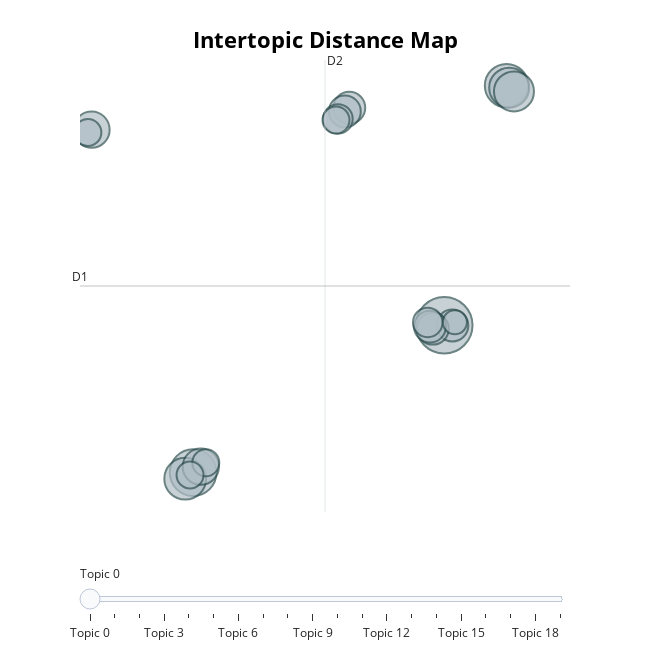

This figure's notebook cell:
### Code cell
fig2 = topic_model.visualize_topics()
fig2.show()

fig2.write_html("outputs/P03_figure_3.html")

### Figure 1 — Plotly figure (JSON) as saved in the notebook; plotly's stock layout.template omitted (floating-point values rounded to 4 significant figures)
{"data": [{"customdata": [[0, "states | government | united | congress | public", 22], [1, "states | government | united | congress | department", 15], [2, "america | world | new | years | american", 13], [3, "states | government | united | congress | public", 12], [4, "world | new | economic | program | federal", 11], [5, "world | nations | soviet | peace | economic", 11], [6, "government | states | law | united | congress", 9], [7, "government | great | work | law | public", 9], [8, "states | united | government | constitution | congress", 7], [9, "government | states | public | general | united", 7], [10, "jobs | america | thats | new | lets", 7], [11, "america | people | new | americans | help", 7], [12, "government | states | war | mexico | united", 7], [13, "america | people | new | tonight | years", 6], [14, "public | states | proper | great | united", 6], [15, "america | americans | tonight | people | american", 5], [16, "states | government | united | law | statute", 5], [17, "national | federal | reduction | public | ought", 5], [18, "states | government | united | country | congress", 5], [19, "information | provision | public | united | proper", 4]], "hovertemplate": "<b>Topic %{customdata[0]}</b><br>%{customdata[1]}<br>Size: %{customdata[2]}", "legendgroup": "", "marker": {"color": "#B0BEC5", "line": {"color": "DarkSlateGrey", "width": 2}, "size": [22, 15, 13, 12, 11, 11, 9, 9, 7, 7, 7, 7, 7, 6, 6, 5, 5, 5, 5, 4], "sizemode": "area", "sizeref": 0.01375, "symbol": "circle"}, "mode": "markers", "name": "", "orientation": "v", "showlegend": false, "type": "scatter", "x": [16.72, 2.902, 20.15, 2.466, 20.29, 20.55, 3.321, -2.687, 17.16, 16.09, 11.49, 11.25, 15.93, 10.87, 15.81, 10.76, 3.598, -2.889, 2.731, 17.3], "xaxis": "x", "y": [-4.865, -15.35, 12.19, -15.79, 12.05, 11.78, -14.93, 9.06, -4.881, -5.104, 10.62, 10.36, -4.958, 9.823, -4.664, 9.743, -14.66, 8.858, -15.52, -4.647], "yaxis": "y"}], "layout": {"annotations": [{"showarrow": false, "text": "D1", "x": -3.322, "y": -2.069, "yshift": 10}, {"showarrow": false, "text": "D2", "x": 10.16, "xshift": 10, "y": 14.02}], "height": 650, "hoverlabel": {"bgcolor": "white", "font": {"family": "Rockwell", "size": 16}}, "legend": {"itemsizing": "constant", "tracegroupgap": 0}, "margin": {"t": 60}, "shapes": [{"line": {"color": "#CFD8DC", "width": 2}, "type": "line", "x0": 10.16, "x1": 10.16, "y0": -18.16, "y1": 14.02}, {"line": {"color": "#9E9E9E", "width": 2}, "type": "line", "x0": -3.322, "x1": 23.63, "y0": -2.069, "y1": -2.069}], "sliders": [{"active": 0, "pad": {"t": 50}, "steps": [{"args": [{"marker.color": [["red", "#B0BEC5", "#B0BEC5", "#B0BEC5", "#B0BEC5", "#B0BEC5", "#B0BEC5", "#B0BEC5", "#B0BEC5", "#B0BEC5", "#B0BEC5", "#B0BEC5", "#B0BEC5", "#B0BEC5", "#B0BEC5", "#B0BEC5", "#B0BEC5", "#B0BEC5", "#B0BEC5", "#B0BEC5"]]}], "label": "Topic 0", "method": "update"}, {"args": [{"marker.color": [["#B0BEC5", "red", "#B0BEC5", "#B0BEC5", "#B0BEC5", "#B0BEC5", "#B0BEC5", "#B0BEC5", "#B0BEC5", "#B0BEC5", "#B0BEC5", "#B0BEC5", "#B0BEC5", "#B0BEC5", "#B0BEC5", "#B0BEC5", "#B0BEC5", "#B0BEC5", "#B0BEC5", "#B0BEC5"]]}], "label": "Topic 1", "method": "update"}, {"args": [{"marker.color": [["#B0BEC5", "#B0BEC5", "red", "#B0BEC5", "#B0BEC5", "#B0BEC5", "#B0BEC5", "#B0BEC5", "#B0BEC5", "#B0BEC5", "#B0BEC5", "#B0BEC5", "#B0BEC5", "#B0BEC5", "#B0BEC5", "#B0BEC5", "#B0BEC5", "#B0BEC5", "#B0BEC5", "#B0BEC5"]]}], "label": "Topic 2", "method": "update"}, {"args": [{"marker.color": [["#B0BEC5", "#B0BEC5", "#B0BEC5", "red", "#B0BEC5", "#B0BEC5", "#B0BEC5", "#B0BEC5", "#B0BEC5", "#B0BEC5", "#B0BEC5", "#B0BEC5", "#B0BEC5", "#B0BEC5", "#B0BEC5", "#B0BEC5", "#B0BEC5", "#B0BEC5", "#B0BEC5", "#B0BEC5"]]}], "label": "Topic 3", "method": "update"}, {"args": [{"marker.color": [["#B0BEC5", "#B0BEC5", "#B0BEC5", "#B0BEC5", "red", "#B0BEC5", "#B0BEC5", "#B0BEC5", "#B0BEC5", "#B0BEC5", "#B0BEC5", "#B0BEC5", "#B0BEC5", "#B0BEC5", "#B0BEC5", "#B0BEC5", "#B0BEC5", "#B0BEC5", "#B0BEC5", "#B0BEC5"]]}], "label": "Topic 4", "method": "update"}, {"args": [{"marker.color": [["#B0BEC5", "#B0BEC5", "#B0BEC5", "#B0BEC5", "#B0BEC5", "red", "#B0BEC5", "#B0BEC5", "#B0BEC5", "#B0BEC5", "#B0BEC5", "#B0BEC5", "#B0BEC5", "#B0BEC5", "#B0BEC5", "#B0BEC5", "#B0BEC5", "#B0BEC5", "#B0BEC5", "#B0BEC5"]]}], "label": "Topic 5", "method": "update"}, {"args": [{"marker.color": [["#B0BEC5", "#B0BEC5", "#B0BEC5", "#B0BEC5", "#B0BEC5", "#B0BEC5", "red", "#B0BEC5", "#B0BEC5", "#B0BEC5", "#B0BEC5", "#B0BEC5", "#B0BEC5", "#B0BEC5", "#B0BEC5", "#B0BEC5", "#B0BEC5", "#B0BEC5", "#B0BEC5", "#B0BEC5"]]}], "label": "Topic 6", "method": "update"}, {"args": [{"marker.color": [["#B0BEC5", "#B0BEC5", "#B0BEC5", "#B0BEC5", "#B0BEC5", "#B0BEC5", "#B0BEC5", "red", "#B0BEC5", "#B0BEC5", "#B0BEC5", "#B0BEC5", "#B0BEC5", "#B0BEC5", "#B0BEC5", "#B0BEC5", "#B0BEC5", "#B0BEC5", "#B0BEC5", "#B0BEC5"]]}], "label": "Topic 7", "method": "update"}, {"args": [{"marker.color": [["#B0BEC5", "#B0BEC5", "#B0BEC5", "#B0BEC5", "#B0BEC5", "#B0BEC5", "#B0BEC5", "#B0BEC5", "red", "#B0BEC5", "#B0BEC5", "#B0BEC5", "#B0BEC5", "#B0BEC5", "#B0BEC5", "#B0BEC5", "#B0BEC5", "#B0BEC5", "#B0BEC5", "#B0BEC5"]]}], "label": "Topic 8", "method": "update"}, {"args": [{"marker.color": [["#B0BEC5", "#B0BEC5", "#B0BEC5", "#B0BEC5", "#B0BEC5", "#B0BEC5", "#B0BEC5", "#B0BEC5", "#B0BEC5", "red", "#B0BEC5", "#B0BEC5", "#B0BEC5", "#B0BEC5", "#B0BEC5", "#B0BEC5", "#B0BEC5", "#B0BEC5", "#B0BEC5", "#B0BEC5"]]}], "label": "Topic 9", "method": "update"}, {"args": [{"marker.color": [["#B0BEC5", "#B0BEC5", "#B0BEC5", "#B0BEC5", "#B0BEC5", "#B0BEC5", "#B0BEC5", "#B0BEC5", "#B0BEC5", "#B0BEC5", "red", "#B0BEC5", "#B0BEC5", "#B0BEC5", "#B0BEC5", "#B0BEC5", "#B0BEC5", "#B0BEC5", "#B0BEC5", "#B0BEC5"]]}], "label": "Topic 10", "method": "update"}, {"args": [{"marker.color": [["#B0BEC5", "#B0BEC5", "#B0BEC5", "#B0BEC5", "#B0BEC5", "#B0BEC5", "#B0BEC5", "#B0BEC5", "#B0BEC5", "#B0BEC5", "#B0BEC5", "red", "#B0BEC5", "#B0BEC5", "#B0BEC5", "#B0BEC5", "#B0BEC5", "#B0BEC5", "#B0BEC5", "#B0BEC5"]]}], "label": "Topic 11", "method": "update"}, {"args": [{"marker.color": [["#B0BEC5", "#B0BEC5", "#B0BEC5", "#B0BEC5", "#B0BEC5", "#B0BEC5", "#B0BEC5", "#B0BEC5", "#B0BEC5", "#B0BEC5", "#B0BEC5", "#B0BEC5", "red", "#B0BEC5", "#B0BEC5", "#B0BEC5", "#B0BEC5", "#B0BEC5", "#B0BEC5", "#B0BEC5"]]}], "label": "Topic 12", "method": "update"}, {"args": [{"marker.color": [["#B0BEC5", "#B0BEC5", "#B0BEC5", "#B0BEC5", "#B0BEC5", "#B0BEC5", "#B0BEC5", "#B0BEC5", "#B0BEC5", "#B0BEC5", "#B0BEC5", "#B0BEC5", "#B0BEC5", "red", "#B0BEC5", "#B0BEC5", "#B0BEC5", "#B0BEC5", "#B0BEC5", "#B0BEC5"]]}], "label": "Topic 13", "method": "update"}, {"args": [{"marker.color": [["#B0BEC5", "#B0BEC5", "#B0BEC5", "#B0BEC5", "#B0BEC5", "#B0BEC5", "#B0BEC5", "#B0BEC5", "#B0BEC5", "#B0BEC5", "#B0BEC5", "#B0BEC5", "#B0BEC5", "#B0BEC5", "red", "#B0BEC5", "#B0BEC5", "#B0BEC5", "#B0BEC5", "#B0BEC5"]]}], "label": "Topic 14", "method": "update"}, {"args": [{"marker.color": [["#B0BEC5", "#B0BEC5", "#B0BEC5", "#B0BEC5", "#B0BEC5", "#B0BEC5", "#B0BEC5", "#B0BEC5", "#B0BEC5", "#B0BEC5", "#B0BEC5", "#B0BEC5", "#B0BEC5", "#B0BEC5", "#B0BEC5", "red", "#B0BEC5", "#B0BEC5", "#B0BEC5", "#B0BEC5"]]}], "label": "Topic 15", "method": "update"}, {"args": [{"marker.color": [["#B0BEC5", "#B0BEC5", "#B0BEC5", "#B0BEC5", "#B0BEC5", "#B0BEC5", "#B0BEC5", "#B0BEC5", "#B0BEC5", "#B0BEC5", "#B0BEC5", "#B0BEC5", "#B0BEC5", "#B0BEC5", "#B0BEC5", "#B0BEC5", "red", "#B0BEC5", "#B0BEC5", "#B0BEC5"]]}], "label": "Topic 16", "method": "update"}, {"args": [{"marker.color": [["#B0BEC5", "#B0BEC5", "#B0BEC5", "#B0BEC5", "#B0BEC5", "#B0BEC5", "#B0BEC5", "#B0BEC5", "#B0BEC5", "#B0BEC5", "#B0BEC5", "#B0BEC5", "#B0BEC5", "#B0BEC5", "#B0BEC5", "#B0BEC5", "#B0BEC5", "red", "#B0BEC5", "#B0BEC5"]]}], "label": "Topic 17", "method": "update"}, {"args": [{"marker.color": [["#B0BEC5", "#B0BEC5", "#B0BEC5", "#B0BEC5", "#B0BEC5", "#B0BEC5", "#B0BEC5", "#B0BEC5", "#B0BEC5", "#B0BEC5", "#B0BEC5", "#B0BEC5", "#B0BEC5", "#B0BEC5", "#B0BEC5", "#B0BEC5", "#B0BEC5", "#B0BEC5", "red", "#B0BEC5"]]}], "label": "Topic 18", "method": "update"}, {"args": [{"marker.color": [["#B0BEC5", "#B0BEC5", "#B0BEC5", "#B0BEC5", "#B0BEC5", "#B0BEC5", "#B0BEC5", "#B0BEC5", "#B0BEC5", "#B0BEC5", "#B0BEC5", "#B0BEC5", "#B0BEC5", "#B0BEC5", "#B0BEC5", "#B0BEC5", "#B0BEC5", "#B0BEC5", "#B0BEC5", "red"]]}], "label": "Topic 19", "method": "update"}]}], "title": {"font": {"color": "Black", "size": 22}, "text": "<b>Intertopic Distance Map</b>", "x": 0.5, "xanchor": "center", "y": 0.95, "yanchor": "top"}, "width": 650, "xaxis": {"anchor": "y", "domain": [0, 1], "range": [-3.322, 23.63], "title": {"text": ""}, "visible": false}, "yaxis": {"anchor": "x", "domain": [0, 1], "range": [-18.16, 14.02], "title": {"text": ""}, "visible": false}}}
